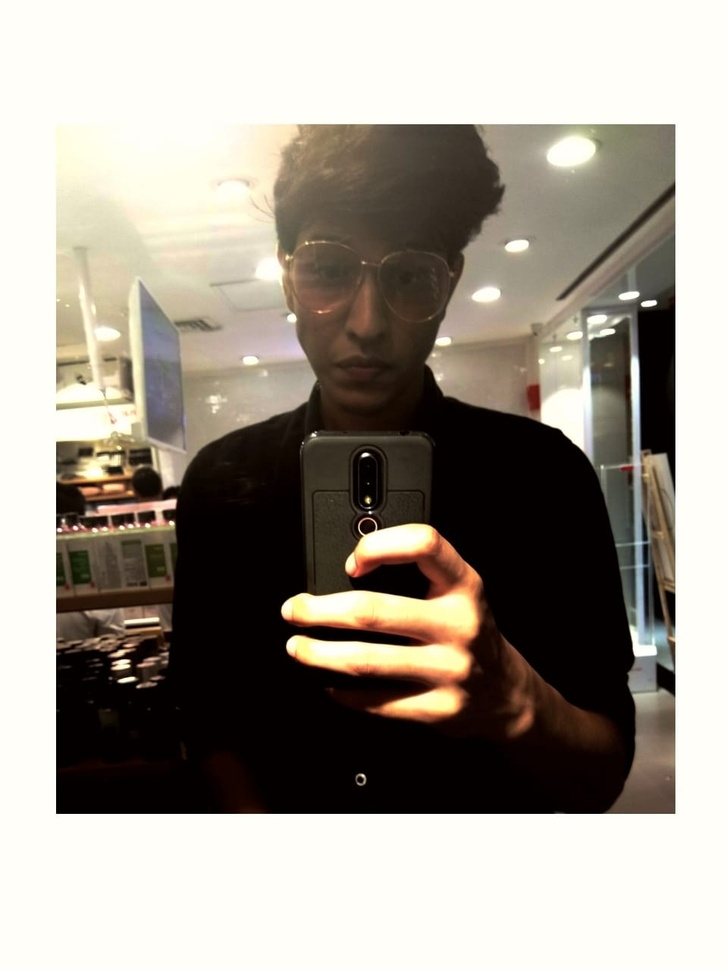
#> input picture img.jpeg, 727 x 970 px, shrunk from 959 x 1280 before the run, given in place of the camera
$ python cann_vid.py   (older library calls are emulated)
#> lines starting #> are read from the running program, lines starting #| are printed output that depends on the picture; after the words box and inside, x2 and y2 are one past the last pixel; in counts of white or black regions, pixels touching at a corner belong together
import cv2
import numpy as np

video_cap=cv2.VideoCapture(0)

while True:# We repeat infinitely (until break):
	_,frame=video_cap.read() # We get the last frame.
#> frame is the input picture: shape (970, 727, 3); mean B, G, R 141.9, 151.8, 158.5
	image = cv2.cvtColor(frame, cv2.COLOR_BGR2GRAY)
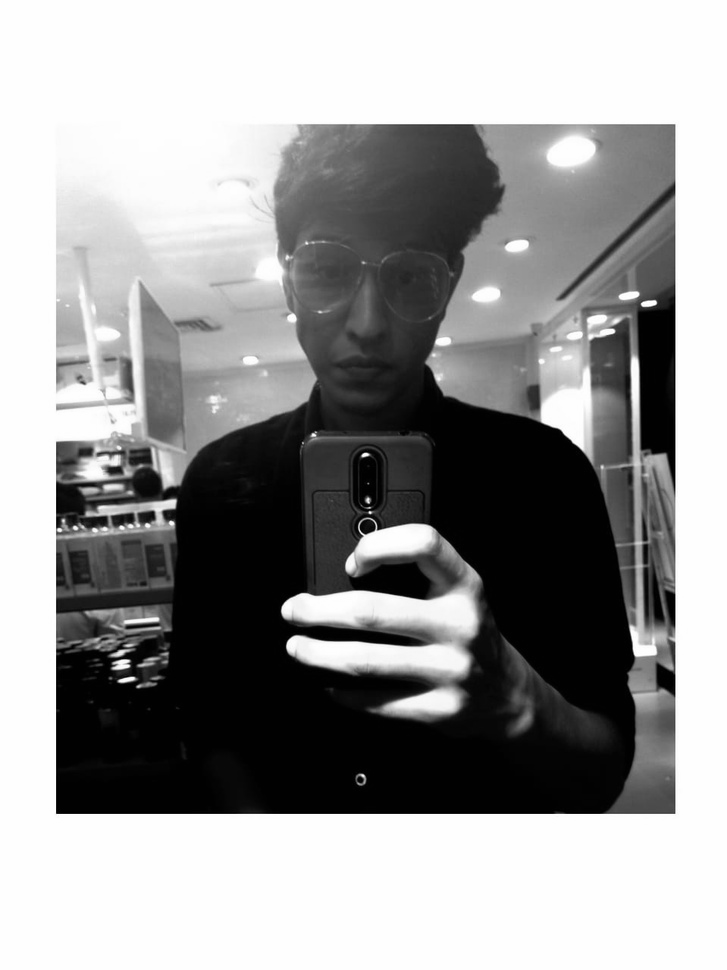
#> image: shape (970, 727); min 0, max 255, mean 152.8
	# image = cv2.GaussianBlur(image, (7, 7), 0)
	# image=cv2.cv2.bilateralFilter(image,9,41,41)
	# image = cv2.Canny(image, 80,100)
	(_,thresh)=cv2.threshold(image,185,255,cv2.THRESH_BINARY_INV)
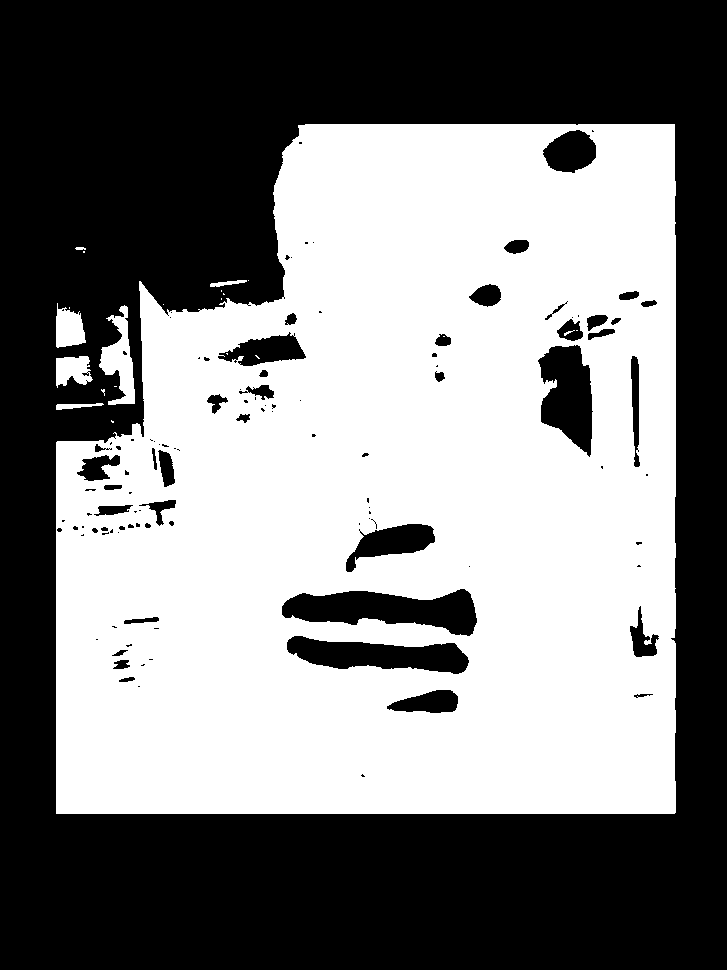
#> thresh: shape (970, 727); 49.9% white; 22 white regions (14 under 20 px), largest, box (x1, y1, x2, y2) and area: (56, 124, 676, 814) 348309, (99, 305, 135, 405) 1710, (56, 303, 86, 348) 953
	image=cv2.flip(thresh,1)
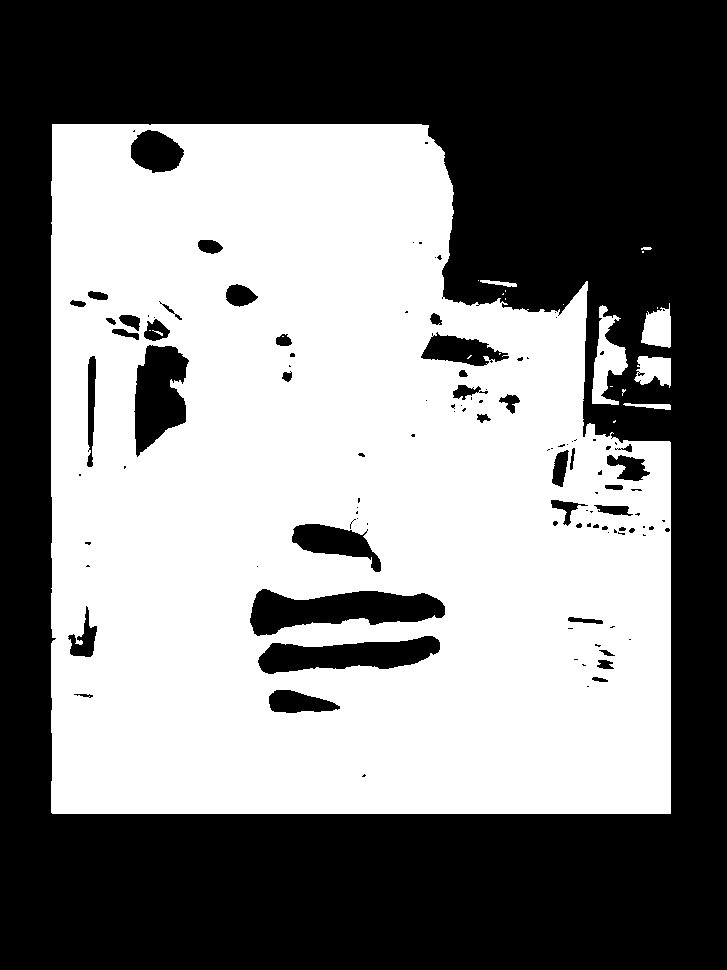
#> image: shape (970, 727); 49.9% white; 22 white regions (14 under 20 px), largest, box (x1, y1, x2, y2) and area: (51, 124, 671, 814) 348309, (592, 305, 628, 405) 1710, (641, 303, 671, 348) 953
#> (the run stopped early here; a loop or call above may not have finished)
